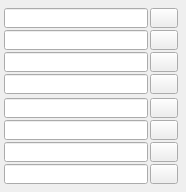
<?xml version="1.0" encoding="UTF-8"?>
<ui version="4.0">
 <class>kl2xxxForm</class>
 <widget class="QWidget" name="kl2xxxForm">
  <property name="geometry">
   <rect>
    <x>0</x>
    <y>0</y>
    <width>186</width>
    <height>192</height>
   </rect>
  </property>
  <property name="windowTitle">
   <string>Form</string>
  </property>
  <widget class="QELineEdit" name="qelineedit">
   <property name="geometry">
    <rect>
     <x>4</x>
     <y>8</y>
     <width>144</width>
     <height>20</height>
    </rect>
   </property>
   <property name="alignment">
    <set>Qt::AlignRight|Qt::AlignTrailing|Qt::AlignVCenter</set>
   </property>
   <property name="variable" stdset="0">
    <string>$(P):BO:SC:$(M)-$(N):BIT1.DESC</string>
   </property>
   <property name="variableSubstitutions" stdset="0">
    <string>P=$(P),M=$(M),N=$(N)</string>
   </property>
   <property name="displayAlarmStateOption" stdset="0">
    <enum>QEGenericEdit::Never</enum>
   </property>
  </widget>
  <widget class="CAButton" name="cabutton">
   <property name="geometry">
    <rect>
     <x>150</x>
     <y>8</y>
     <width>28</width>
     <height>20</height>
    </rect>
   </property>
   <property name="checkable">
    <bool>true</bool>
   </property>
   <property name="onColor">
    <color>
     <red>0</red>
     <green>255</green>
     <blue>0</blue>
    </color>
   </property>
   <property name="useTextColor">
    <bool>true</bool>
   </property>
   <property name="writeOnPress" stdset="0">
    <bool>false</bool>
   </property>
   <property name="writeOnClick" stdset="0">
    <bool>true</bool>
   </property>
   <property name="variable" stdset="0">
    <string>$(P):BO:SC:$(M)-$(N):BIT1</string>
   </property>
   <property name="variableSubstitutions" stdset="0">
    <string>P=$(P),M=$(M),N=$(N)</string>
   </property>
   <property name="subscribe">
    <bool>true</bool>
   </property>
   <property name="AlarmEnable" stdset="0">
    <bool>false</bool>
   </property>
  </widget>
  <widget class="CAButton" name="cabutton_2">
   <property name="geometry">
    <rect>
     <x>150</x>
     <y>30</y>
     <width>28</width>
     <height>20</height>
    </rect>
   </property>
   <property name="checkable">
    <bool>true</bool>
   </property>
   <property name="onColor">
    <color>
     <red>0</red>
     <green>255</green>
     <blue>0</blue>
    </color>
   </property>
   <property name="useTextColor">
    <bool>true</bool>
   </property>
   <property name="writeOnPress" stdset="0">
    <bool>false</bool>
   </property>
   <property name="writeOnClick" stdset="0">
    <bool>true</bool>
   </property>
   <property name="variable" stdset="0">
    <string>$(P):BO:SC:$(M)-$(N):BIT2</string>
   </property>
   <property name="variableSubstitutions" stdset="0">
    <string>P=$(P),M=$(M),N=$(N)</string>
   </property>
   <property name="subscribe">
    <bool>true</bool>
   </property>
   <property name="AlarmEnable" stdset="0">
    <bool>false</bool>
   </property>
  </widget>
  <widget class="QELineEdit" name="qelineedit_2">
   <property name="geometry">
    <rect>
     <x>4</x>
     <y>30</y>
     <width>144</width>
     <height>20</height>
    </rect>
   </property>
   <property name="alignment">
    <set>Qt::AlignRight|Qt::AlignTrailing|Qt::AlignVCenter</set>
   </property>
   <property name="variable" stdset="0">
    <string>$(P):BO:SC:$(M)-$(N):BIT2.DESC</string>
   </property>
   <property name="variableSubstitutions" stdset="0">
    <string>P=$(P),M=$(M),N=$(N)</string>
   </property>
   <property name="displayAlarmStateOption" stdset="0">
    <enum>QEGenericEdit::Never</enum>
   </property>
  </widget>
  <widget class="CAButton" name="cabutton_3">
   <property name="geometry">
    <rect>
     <x>150</x>
     <y>52</y>
     <width>28</width>
     <height>20</height>
    </rect>
   </property>
   <property name="checkable">
    <bool>true</bool>
   </property>
   <property name="onColor">
    <color>
     <red>0</red>
     <green>255</green>
     <blue>0</blue>
    </color>
   </property>
   <property name="useTextColor">
    <bool>true</bool>
   </property>
   <property name="writeOnPress" stdset="0">
    <bool>false</bool>
   </property>
   <property name="writeOnClick" stdset="0">
    <bool>true</bool>
   </property>
   <property name="variable" stdset="0">
    <string>$(P):BO:SC:$(M)-$(N):BIT3</string>
   </property>
   <property name="variableSubstitutions" stdset="0">
    <string>P=$(P),M=$(M),N=$(N)</string>
   </property>
   <property name="subscribe">
    <bool>true</bool>
   </property>
   <property name="AlarmEnable" stdset="0">
    <bool>false</bool>
   </property>
  </widget>
  <widget class="CAButton" name="cabutton_4">
   <property name="geometry">
    <rect>
     <x>150</x>
     <y>74</y>
     <width>28</width>
     <height>20</height>
    </rect>
   </property>
   <property name="checkable">
    <bool>true</bool>
   </property>
   <property name="onColor">
    <color>
     <red>0</red>
     <green>255</green>
     <blue>0</blue>
    </color>
   </property>
   <property name="useTextColor">
    <bool>true</bool>
   </property>
   <property name="writeOnPress" stdset="0">
    <bool>false</bool>
   </property>
   <property name="writeOnClick" stdset="0">
    <bool>true</bool>
   </property>
   <property name="variable" stdset="0">
    <string>$(P):BO:SC:$(M)-$(N):BIT4</string>
   </property>
   <property name="variableSubstitutions" stdset="0">
    <string>P=$(P),M=$(M),N=$(N)</string>
   </property>
   <property name="subscribe">
    <bool>true</bool>
   </property>
   <property name="AlarmEnable" stdset="0">
    <bool>false</bool>
   </property>
  </widget>
  <widget class="QELineEdit" name="qelineedit_3">
   <property name="geometry">
    <rect>
     <x>4</x>
     <y>52</y>
     <width>144</width>
     <height>20</height>
    </rect>
   </property>
   <property name="alignment">
    <set>Qt::AlignRight|Qt::AlignTrailing|Qt::AlignVCenter</set>
   </property>
   <property name="variable" stdset="0">
    <string>$(P):BO:SC:$(M)-$(N):BIT3.DESC</string>
   </property>
   <property name="variableSubstitutions" stdset="0">
    <string>P=$(P),M=$(M),N=$(N)</string>
   </property>
   <property name="displayAlarmStateOption" stdset="0">
    <enum>QEGenericEdit::Never</enum>
   </property>
  </widget>
  <widget class="QELineEdit" name="qelineedit_4">
   <property name="geometry">
    <rect>
     <x>4</x>
     <y>74</y>
     <width>144</width>
     <height>20</height>
    </rect>
   </property>
   <property name="alignment">
    <set>Qt::AlignRight|Qt::AlignTrailing|Qt::AlignVCenter</set>
   </property>
   <property name="variable" stdset="0">
    <string>$(P):BO:SC:$(M)-$(N):BIT4.DESC</string>
   </property>
   <property name="variableSubstitutions" stdset="0">
    <string>P=$(P),M=$(M),N=$(N)</string>
   </property>
   <property name="displayAlarmStateOption" stdset="0">
    <enum>QEGenericEdit::Never</enum>
   </property>
  </widget>
  <widget class="QELineEdit" name="qelineedit_5">
   <property name="geometry">
    <rect>
     <x>4</x>
     <y>142</y>
     <width>144</width>
     <height>20</height>
    </rect>
   </property>
   <property name="alignment">
    <set>Qt::AlignRight|Qt::AlignTrailing|Qt::AlignVCenter</set>
   </property>
   <property name="variable" stdset="0">
    <string>$(P):BO:SC:$(M)-$(N):BIT7.DESC</string>
   </property>
   <property name="variableSubstitutions" stdset="0">
    <string>P=$(P),M=$(M),N=$(N)</string>
   </property>
   <property name="displayAlarmStateOption" stdset="0">
    <enum>QEGenericEdit::Never</enum>
   </property>
  </widget>
  <widget class="QELineEdit" name="qelineedit_6">
   <property name="geometry">
    <rect>
     <x>4</x>
     <y>164</y>
     <width>144</width>
     <height>20</height>
    </rect>
   </property>
   <property name="alignment">
    <set>Qt::AlignRight|Qt::AlignTrailing|Qt::AlignVCenter</set>
   </property>
   <property name="variable" stdset="0">
    <string>$(P):BO:SC:$(M)-$(N):BIT8.DESC</string>
   </property>
   <property name="variableSubstitutions" stdset="0">
    <string>P=$(P),M=$(M),N=$(N)</string>
   </property>
   <property name="displayAlarmStateOption" stdset="0">
    <enum>QEGenericEdit::Never</enum>
   </property>
  </widget>
  <widget class="CAButton" name="cabutton_5">
   <property name="geometry">
    <rect>
     <x>150</x>
     <y>164</y>
     <width>28</width>
     <height>20</height>
    </rect>
   </property>
   <property name="checkable">
    <bool>true</bool>
   </property>
   <property name="onColor">
    <color>
     <red>0</red>
     <green>255</green>
     <blue>0</blue>
    </color>
   </property>
   <property name="useTextColor">
    <bool>true</bool>
   </property>
   <property name="writeOnPress" stdset="0">
    <bool>false</bool>
   </property>
   <property name="writeOnClick" stdset="0">
    <bool>true</bool>
   </property>
   <property name="variable" stdset="0">
    <string>$(P):BO:SC:$(M)-$(N):BIT8</string>
   </property>
   <property name="variableSubstitutions" stdset="0">
    <string>P=$(P),M=$(M),N=$(N)</string>
   </property>
   <property name="subscribe">
    <bool>true</bool>
   </property>
   <property name="AlarmEnable" stdset="0">
    <bool>false</bool>
   </property>
  </widget>
  <widget class="CAButton" name="cabutton_6">
   <property name="geometry">
    <rect>
     <x>150</x>
     <y>120</y>
     <width>28</width>
     <height>20</height>
    </rect>
   </property>
   <property name="checkable">
    <bool>true</bool>
   </property>
   <property name="onColor">
    <color>
     <red>0</red>
     <green>255</green>
     <blue>0</blue>
    </color>
   </property>
   <property name="useTextColor">
    <bool>true</bool>
   </property>
   <property name="writeOnPress" stdset="0">
    <bool>false</bool>
   </property>
   <property name="writeOnClick" stdset="0">
    <bool>true</bool>
   </property>
   <property name="variable" stdset="0">
    <string>$(P):BO:SC:$(M)-$(N):BIT6</string>
   </property>
   <property name="variableSubstitutions" stdset="0">
    <string>P=$(P),M=$(M),N=$(N)</string>
   </property>
   <property name="subscribe">
    <bool>true</bool>
   </property>
   <property name="AlarmEnable" stdset="0">
    <bool>false</bool>
   </property>
  </widget>
  <widget class="CAButton" name="cabutton_7">
   <property name="geometry">
    <rect>
     <x>150</x>
     <y>98</y>
     <width>28</width>
     <height>20</height>
    </rect>
   </property>
   <property name="checkable">
    <bool>true</bool>
   </property>
   <property name="onColor">
    <color>
     <red>0</red>
     <green>255</green>
     <blue>0</blue>
    </color>
   </property>
   <property name="useTextColor">
    <bool>true</bool>
   </property>
   <property name="writeOnPress" stdset="0">
    <bool>false</bool>
   </property>
   <property name="writeOnClick" stdset="0">
    <bool>true</bool>
   </property>
   <property name="variable" stdset="0">
    <string>$(P):BO:SC:$(M)-$(N):BIT5</string>
   </property>
   <property name="variableSubstitutions" stdset="0">
    <string>P=$(P),M=$(M),N=$(N)</string>
   </property>
   <property name="subscribe">
    <bool>true</bool>
   </property>
   <property name="AlarmEnable" stdset="0">
    <bool>false</bool>
   </property>
  </widget>
  <widget class="CAButton" name="cabutton_8">
   <property name="geometry">
    <rect>
     <x>150</x>
     <y>142</y>
     <width>28</width>
     <height>20</height>
    </rect>
   </property>
   <property name="checkable">
    <bool>true</bool>
   </property>
   <property name="onColor">
    <color>
     <red>0</red>
     <green>255</green>
     <blue>0</blue>
    </color>
   </property>
   <property name="useTextColor">
    <bool>true</bool>
   </property>
   <property name="writeOnPress" stdset="0">
    <bool>false</bool>
   </property>
   <property name="writeOnClick" stdset="0">
    <bool>true</bool>
   </property>
   <property name="variable" stdset="0">
    <string>$(P):BO:SC:$(M)-$(N):BIT7</string>
   </property>
   <property name="variableSubstitutions" stdset="0">
    <string>P=$(P),M=$(M),N=$(N)</string>
   </property>
   <property name="subscribe">
    <bool>true</bool>
   </property>
   <property name="AlarmEnable" stdset="0">
    <bool>false</bool>
   </property>
  </widget>
  <widget class="QELineEdit" name="qelineedit_7">
   <property name="geometry">
    <rect>
     <x>4</x>
     <y>98</y>
     <width>144</width>
     <height>20</height>
    </rect>
   </property>
   <property name="alignment">
    <set>Qt::AlignRight|Qt::AlignTrailing|Qt::AlignVCenter</set>
   </property>
   <property name="variable" stdset="0">
    <string>$(P):BO:SC:$(M)-$(N):BIT5.DESC</string>
   </property>
   <property name="variableSubstitutions" stdset="0">
    <string>P=$(P),M=$(M),N=$(N)</string>
   </property>
   <property name="displayAlarmStateOption" stdset="0">
    <enum>QEGenericEdit::Never</enum>
   </property>
  </widget>
  <widget class="QELineEdit" name="qelineedit_8">
   <property name="geometry">
    <rect>
     <x>4</x>
     <y>120</y>
     <width>144</width>
     <height>20</height>
    </rect>
   </property>
   <property name="alignment">
    <set>Qt::AlignRight|Qt::AlignTrailing|Qt::AlignVCenter</set>
   </property>
   <property name="variable" stdset="0">
    <string>$(P):BO:SC:$(M)-$(N):BIT6.DESC</string>
   </property>
   <property name="variableSubstitutions" stdset="0">
    <string>P=$(P),M=$(M),N=$(N)</string>
   </property>
   <property name="displayAlarmStateOption" stdset="0">
    <enum>QEGenericEdit::Never</enum>
   </property>
  </widget>
 </widget>
 <customwidgets>
  <customwidget>
   <class>AButton</class>
   <extends>QPushButton</extends>
   <header>abutton.h</header>
  </customwidget>
  <customwidget>
   <class>CAButton</class>
   <extends>AButton</extends>
   <header>cabutton.h</header>
  </customwidget>
  <customwidget>
   <class>QELineEdit</class>
   <extends>QLineEdit</extends>
   <header>QELineEdit.h</header>
  </customwidget>
 </customwidgets>
 <resources/>
 <connections/>
</ui>
